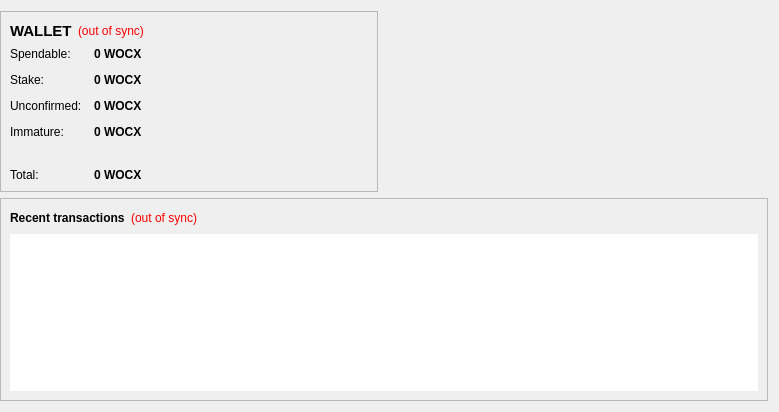
<?xml version="1.0" encoding="UTF-8"?>
<ui version="4.0">
 <class>OverviewPage</class>
 <widget class="QWidget" name="OverviewPage">
  <property name="geometry">
   <rect>
    <x>0</x>
    <y>0</y>
    <width>779</width>
    <height>412</height>
   </rect>
  </property>
  <property name="windowTitle">
   <string>Form</string>
  </property>
  <layout class="QGridLayout" name="gridLayout">
   <property name="leftMargin">
    <number>0</number>
   </property>
   <item row="0" column="0">
    <widget class="QFrame" name="walletContainer">
     <property name="sizePolicy">
      <sizepolicy hsizetype="Preferred" vsizetype="Maximum">
       <horstretch>0</horstretch>
       <verstretch>0</verstretch>
      </sizepolicy>
     </property>
     <property name="maximumSize">
      <size>
       <width>16777215</width>
       <height>220</height>
      </size>
     </property>
     <property name="frameShape">
      <enum>QFrame::StyledPanel</enum>
     </property>
     <property name="frameShadow">
      <enum>QFrame::Raised</enum>
     </property>
     <layout class="QVBoxLayout" name="verticalLayout_4">
      <item>
       <layout class="QHBoxLayout" name="walletHeader">
        <item>
         <widget class="QLabel" name="label_5">
          <property name="font">
           <font>
            <pointsize>11</pointsize>
            <weight>75</weight>
            <bold>true</bold>
           </font>
          </property>
          <property name="styleSheet">
           <string notr="true">background-color: transparent;</string>
          </property>
          <property name="text">
           <string>WALLET</string>
          </property>
         </widget>
        </item>
        <item>
         <widget class="QLabel" name="labelWalletStatus">
          <property name="toolTip">
           <string>The displayed information may be out of date. Your wallet automatically synchronizes with the WarOfCoinsX network after a connection is established, but this process has not completed yet.</string>
          </property>
          <property name="styleSheet">
           <string notr="true">QLabel { color: red;Background-color:transparent }</string>
          </property>
          <property name="text">
           <string notr="true">(out of sync)</string>
          </property>
          <property name="alignment">
           <set>Qt::AlignLeading|Qt::AlignLeft|Qt::AlignVCenter</set>
          </property>
         </widget>
        </item>
        <item>
         <spacer name="horizontalSpacer_2">
          <property name="orientation">
           <enum>Qt::Horizontal</enum>
          </property>
          <property name="sizeHint" stdset="0">
           <size>
            <width>40</width>
            <height>20</height>
           </size>
          </property>
         </spacer>
        </item>
       </layout>
      </item>
      <item>
       <layout class="QFormLayout" name="walletStatus">
        <property name="fieldGrowthPolicy">
         <enum>QFormLayout::AllNonFixedFieldsGrow</enum>
        </property>
        <property name="horizontalSpacing">
         <number>12</number>
        </property>
        <property name="verticalSpacing">
         <number>12</number>
        </property>
        <item row="0" column="0">
         <widget class="QLabel" name="label">
          <property name="styleSheet">
           <string notr="true">background-color: transparent;</string>
          </property>
          <property name="text">
           <string>Spendable:</string>
          </property>
         </widget>
        </item>
        <item row="0" column="1">
         <widget class="QLabel" name="labelBalance">
          <property name="font">
           <font>
            <weight>75</weight>
            <bold>true</bold>
           </font>
          </property>
          <property name="cursor">
           <cursorShape>IBeamCursor</cursorShape>
          </property>
          <property name="toolTip">
           <string>Your current spendable balance</string>
          </property>
          <property name="styleSheet">
           <string notr="true"/>
          </property>
          <property name="text">
           <string notr="true">0 WOCX</string>
          </property>
          <property name="textInteractionFlags">
           <set>Qt::LinksAccessibleByMouse|Qt::TextSelectableByKeyboard|Qt::TextSelectableByMouse</set>
          </property>
         </widget>
        </item>
        <item row="1" column="0">
         <widget class="QLabel" name="label_6">
          <property name="styleSheet">
           <string notr="true">background-color: transparent;</string>
          </property>
          <property name="text">
           <string>Stake:</string>
          </property>
         </widget>
        </item>
        <item row="1" column="1">
         <widget class="QLabel" name="labelStake">
          <property name="font">
           <font>
            <weight>75</weight>
            <bold>true</bold>
           </font>
          </property>
          <property name="cursor">
           <cursorShape>IBeamCursor</cursorShape>
          </property>
          <property name="toolTip">
           <string>Total of coins that was staked, and do not yet count toward the current balance</string>
          </property>
          <property name="text">
           <string notr="true">0 WOCX</string>
          </property>
          <property name="textInteractionFlags">
           <set>Qt::LinksAccessibleByMouse|Qt::TextSelectableByKeyboard|Qt::TextSelectableByMouse</set>
          </property>
         </widget>
        </item>
        <item row="2" column="0">
         <widget class="QLabel" name="label_3">
          <property name="styleSheet">
           <string notr="true">background-color: transparent;</string>
          </property>
          <property name="text">
           <string>Unconfirmed:</string>
          </property>
         </widget>
        </item>
        <item row="2" column="1">
         <widget class="QLabel" name="labelUnconfirmed">
          <property name="font">
           <font>
            <weight>75</weight>
            <bold>true</bold>
           </font>
          </property>
          <property name="cursor">
           <cursorShape>IBeamCursor</cursorShape>
          </property>
          <property name="toolTip">
           <string>Total of transactions that have yet to be confirmed, and do not yet count toward the current balance</string>
          </property>
          <property name="text">
           <string notr="true">0 WOCX</string>
          </property>
          <property name="textInteractionFlags">
           <set>Qt::LinksAccessibleByMouse|Qt::TextSelectableByKeyboard|Qt::TextSelectableByMouse</set>
          </property>
         </widget>
        </item>
        <item row="3" column="0">
         <widget class="QLabel" name="labelImmatureText">
          <property name="styleSheet">
           <string notr="true">background-color: transparent;</string>
          </property>
          <property name="text">
           <string>Immature:</string>
          </property>
         </widget>
        </item>
        <item row="3" column="1">
         <widget class="QLabel" name="labelImmature">
          <property name="font">
           <font>
            <weight>75</weight>
            <bold>true</bold>
           </font>
          </property>
          <property name="toolTip">
           <string>Mined balance that has not yet matured</string>
          </property>
          <property name="text">
           <string notr="true">0 WOCX</string>
          </property>
          <property name="textInteractionFlags">
           <set>Qt::LinksAccessibleByMouse|Qt::TextSelectableByKeyboard|Qt::TextSelectableByMouse</set>
          </property>
         </widget>
        </item>
        <item row="4" column="0">
         <spacer name="verticalSpacer">
          <property name="orientation">
           <enum>Qt::Vertical</enum>
          </property>
          <property name="sizeHint" stdset="0">
           <size>
            <width>20</width>
            <height>40</height>
           </size>
          </property>
         </spacer>
        </item>
        <item row="4" column="1">
         <spacer name="verticalSpacer_2">
          <property name="orientation">
           <enum>Qt::Vertical</enum>
          </property>
          <property name="sizeHint" stdset="0">
           <size>
            <width>20</width>
            <height>40</height>
           </size>
          </property>
         </spacer>
        </item>
        <item row="5" column="0">
         <widget class="QLabel" name="labelTotalText">
          <property name="styleSheet">
           <string notr="true">background-color: transparent;</string>
          </property>
          <property name="text">
           <string>Total:</string>
          </property>
         </widget>
        </item>
        <item row="5" column="1">
         <widget class="QLabel" name="labelTotal">
          <property name="font">
           <font>
            <weight>75</weight>
            <bold>true</bold>
           </font>
          </property>
          <property name="cursor">
           <cursorShape>IBeamCursor</cursorShape>
          </property>
          <property name="toolTip">
           <string>Your current total balance</string>
          </property>
          <property name="text">
           <string notr="true">0 WOCX</string>
          </property>
          <property name="textInteractionFlags">
           <set>Qt::LinksAccessibleByMouse|Qt::TextSelectableByKeyboard|Qt::TextSelectableByMouse</set>
          </property>
         </widget>
        </item>
       </layout>
      </item>
     </layout>
    </widget>
   </item>
   <item row="1" column="0" colspan="3">
    <widget class="QFrame" name="transactionContainer">
     <property name="frameShape">
      <enum>QFrame::StyledPanel</enum>
     </property>
     <property name="frameShadow">
      <enum>QFrame::Raised</enum>
     </property>
     <layout class="QVBoxLayout" name="verticalLayout">
      <item>
       <layout class="QHBoxLayout" name="recentTransactionsHeader">
        <item>
         <widget class="QLabel" name="label_4">
          <property name="styleSheet">
           <string notr="true">background-color: transparent;</string>
          </property>
          <property name="text">
           <string>&lt;b&gt;Recent transactions&lt;/b&gt;</string>
          </property>
         </widget>
        </item>
        <item>
         <widget class="QLabel" name="labelTransactionsStatus">
          <property name="toolTip">
           <string>The displayed information may be out of date. Your wallet automatically synchronizes with the WarOfCoinsX network after a connection is established, but this process has not completed yet.</string>
          </property>
          <property name="styleSheet">
           <string notr="true">QLabel { color: red;Background-color:transparent }</string>
          </property>
          <property name="text">
           <string notr="true">(out of sync)</string>
          </property>
          <property name="alignment">
           <set>Qt::AlignRight|Qt::AlignTrailing|Qt::AlignVCenter</set>
          </property>
         </widget>
        </item>
        <item>
         <spacer name="horizontalSpacer">
          <property name="orientation">
           <enum>Qt::Horizontal</enum>
          </property>
          <property name="sizeHint" stdset="0">
           <size>
            <width>40</width>
            <height>20</height>
           </size>
          </property>
         </spacer>
        </item>
       </layout>
      </item>
      <item>
       <widget class="QListView" name="listTransactions">
        <property name="frameShape">
         <enum>QFrame::NoFrame</enum>
        </property>
        <property name="horizontalScrollBarPolicy">
         <enum>Qt::ScrollBarAlwaysOff</enum>
        </property>
        <property name="editTriggers">
         <set>QAbstractItemView::NoEditTriggers</set>
        </property>
        <property name="selectionMode">
         <enum>QAbstractItemView::NoSelection</enum>
        </property>
       </widget>
      </item>
     </layout>
    </widget>
   </item>
   <item row="0" column="1">
    <spacer name="horizontalSpacer_3">
     <property name="orientation">
      <enum>Qt::Horizontal</enum>
     </property>
     <property name="sizeHint" stdset="0">
      <size>
       <width>40</width>
       <height>20</height>
      </size>
     </property>
    </spacer>
   </item>
  </layout>
 </widget>
 <resources/>
 <connections/>
</ui>
